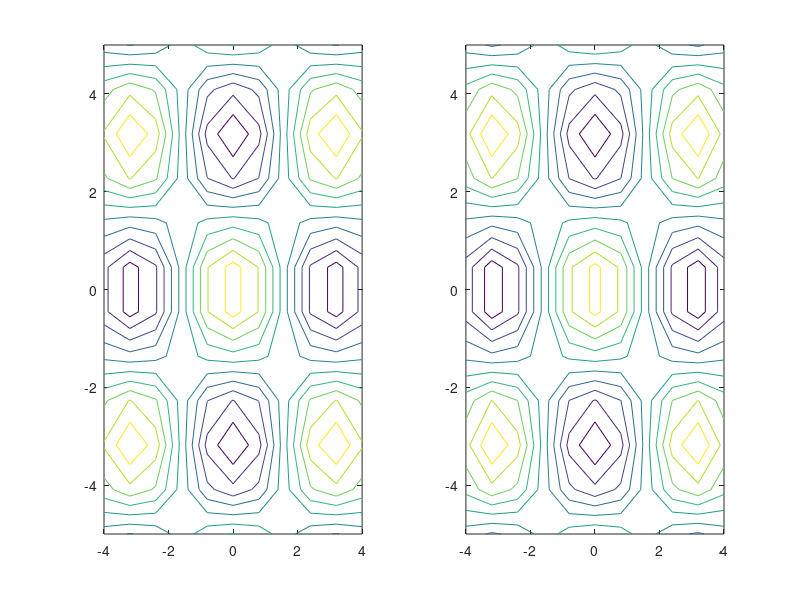
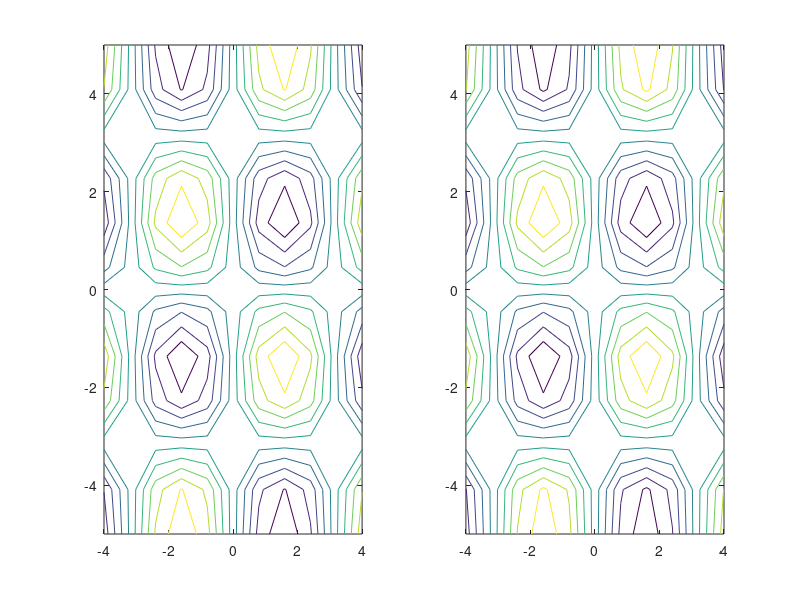

Reproduce these figures in MATLAB, in order.
clc
clear all
close all


Ny = 11;
Ly = 5;
y = linspace(-Ly,Ly,Ny+1)';
hy = 2*Ly/Ny;

% 4th order
Dy = 1/hy*(1/12*diag(ones(Ny-1,1),-2) -2/3*diag(ones(Ny,1),-1) + ...
           2/3*diag(ones(Ny,1),1)   -1/12*diag(ones(Ny-1,1),2));
Dy(1,1:5) = 1/hy*[-25/12 4 -3 4/3 -1/4]; % at the wall
Dy(2,1:5) = 1/hy*[-3/12 -10/12 18/12 -6/12 1/12]; % one point from the wall
Dy(Ny+1,Ny+1-(0:4)) = -1/hy*[-25/12 4 -3 4/3 -1/4]; % at the wall
Dy(Ny,Ny+1-(0:4)) = -1/hy*[-3/12 -10/12 18/12 -6/12 1/12]; % one point from the wall

Nx = 10;
Lx = 4;
x = linspace(-Lx,Lx,Nx+1)';
hx = 2*Lx/Nx;

% 4th order
Dx = 1/hx*(1/12*diag(ones(Nx-1,1),-2) -2/3*diag(ones(Nx,1),-1) + ...
           2/3*diag(ones(Nx,1),1)   -1/12*diag(ones(Nx-1,1),2));
Dx(1,1:5) = 1/hx*[-25/12 4 -3 4/3 -1/4]; % at the wall
Dx(2,1:5) = 1/hx*[-3/12 -10/12 18/12 -6/12 1/12]; % one point from the wall
Dx(Nx+1,Nx+1-(0:4)) = -1/hx*[-25/12 4 -3 4/3 -1/4]; % at the wall
Dx(Nx,Nx+1-(0:4)) = -1/hx*[-3/12 -10/12 18/12 -6/12 1/12]; % one point from the wall

% make in 2d:
[x,y]=meshgrid(x,y);


f = sin(x).*cos(y);
fx = cos(x).*cos(y);
fy = sin(x).*-sin(y);

f = f(:);

Iy = eye(Ny+1);
Ix = eye(Nx+1);
DDx = kron(Dx,Iy);
DDy = kron(Ix,Dy);

figure
subplot(1,2,1)
contour(x,y,reshape(fx,Ny+1,Nx+1))
subplot(1,2,2)
contour(x,y,reshape(DDx*f,Ny+1,Nx+1))


figure
subplot(1,2,1)
contour(x,y,reshape(fy,Ny+1,Nx+1))
subplot(1,2,2)
contour(x,y,reshape(DDy*f,Ny+1,Nx+1))



% % for f as a matrix:
% figure
% subplot(1,2,1)
% contour(x,y,fy)
% subplot(1,2,2)
% contour(x,y,Dy*f)
% 
% 
% figure
% subplot(1,2,1)
% contour(x,y,fx)
% subplot(1,2,2)
% contour(x,y,(Dx*f')')


